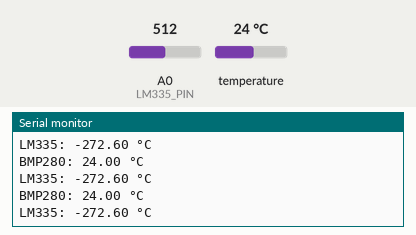
Simulated run of this sketch. Board: Arduino Uno, built with avr-gcc and run on an emulated ATmega328P. Parts: the last lines printed to the serial monitor. The test bench sets the inputs (shaded band); at power-on: temperature 24 °C, A0 (LM335_PIN) = 512.

Above: at 1.2 s.
1.3 s: temperature set to 12 °C
At 1.84 s:
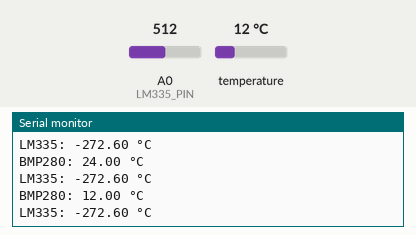
2.8 s: A0 (LM335_PIN) set to 716
At 3.35 s:
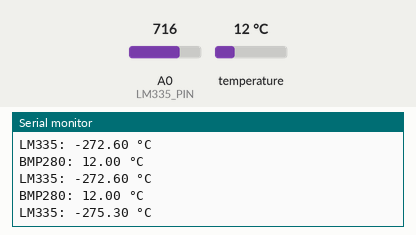
4.3 s: temperature set to 19 °C
At 4.36 s:
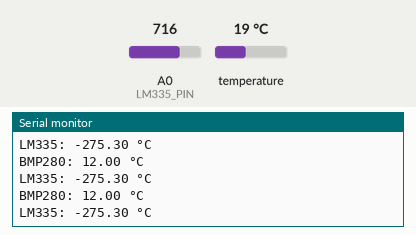
5.8 s: A0 (LM335_PIN) set to 900
At 5.88 s:
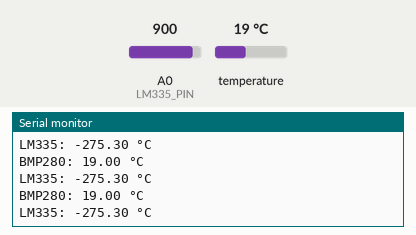
Timing chart, 0 to 8.3 s (numbered marks = the images above; inputs shaded):
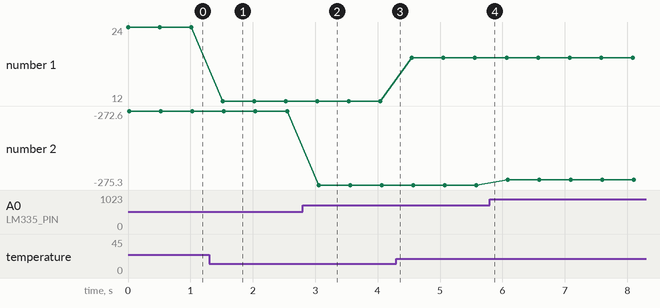

The sketch:

test_week_3.ino
```cpp
// lcd gaat aan maar laat de tekst niet zien. de temperatuur werkt op beide maar de LM335 zit veel te hoog
#include <Wire.h>
#include <Adafruit_BMP280.h>
#include <LiquidCrystal_I2C.h>


LiquidCrystal_I2C lcd(0x27, 16, 2);

#define BMP280_ADDRESS 0x76
#define LM335_PIN A0

Adafruit_BMP280 bmp;

float temperatureC;
float temperatureK;

void setup() {
  Wire.begin();
  Serial.begin(9600);
  if (!bmp.begin(BMP280_ADDRESS)) {
    Serial.println("Could not find BMP280 sensor, check wiring!");
    while (1)
      ;
    lcd.init();
    lcd.setBacklight((uint8_t)1);
  }
}

void loop() {
  float bmpTemperature = bmp.readTemperature();
  float lm335Voltage = readLM335Voltage();
  float lm335TemperatureK = lm335Voltage / 10;
  float lm335TemperatureC = lm335TemperatureK;

  Serial.print("BMP280: ");
  Serial.print(bmpTemperature);
  Serial.println(" °C");
  lcd.setCursor(0, 0);
  lcd.print(bmpTemperature);

  Serial.print("LM335: ");
  Serial.print(readLM335Voltage());
  Serial.println(" °C");
  lcd.setCursor(0, 1);
  lcd.print(readLM335Voltage());

  delay(500);
}

float readLM335Voltage() {
  int rawValue = analogRead(LM335_PIN);
  float voltage = (rawValue * 5000) / 1024;


  temperatureK = voltage / 10;
  temperatureC = temperatureK - 273;

  return temperatureC;
}
```

Measured:
- after the input at 1.3 s, the serial monitor: prints a new line after 0.22 s (image 1)
- after the input at 2.8 s, the serial monitor: prints a new line after 0.25 s (image 2)
- plotted number 1: 24 → 12 after the input at 1.3 s, 12 → 19 after the input at 4.3 s
- plotted number 2: -272.6 → -275.3 after the input at 2.8 s, -275.3 → -275.1 after the input at 5.8 s
